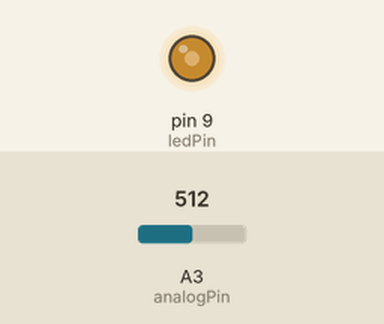
This sketch was run on a simulated Arduino Uno, built with avr-gcc and run on an emulated ATmega328P. On the bench: output pins drawn as LEDs (lit = HIGH). Inputs (shaded band) come from the test bench; at power-on: A3 (analogPin) = 512.

Above: at 1.2 s.
1.3 s: A3 (analogPin) set to 716
At 2.0 s:
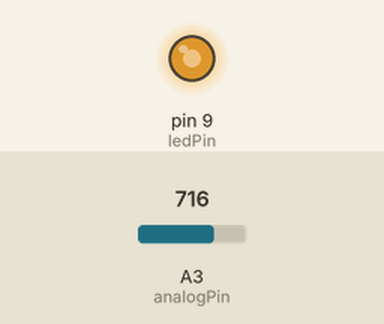
2.8 s: A3 (analogPin) set to 900
At 3.1 s:
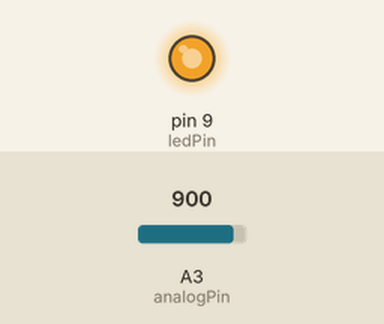
4.3 s: A3 (analogPin) set to 122
At 5.5 s:
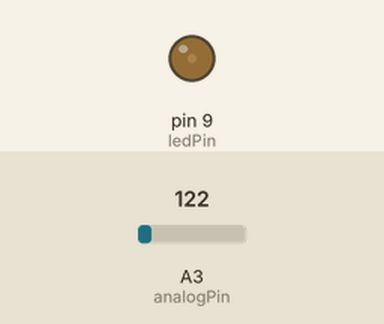
5.8 s: A3 (analogPin) set to 0
At 6.6 s:
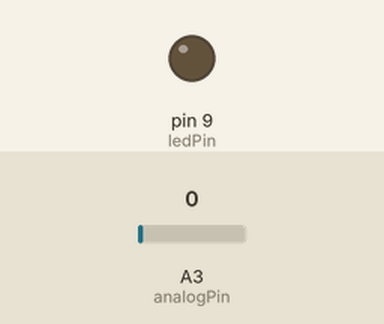
Timing chart, 0 to 8.3 s (numbered marks = the images above; inputs shaded):
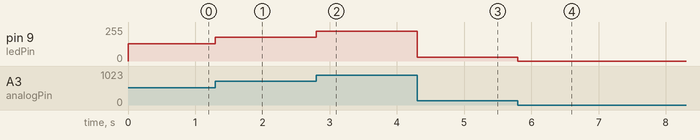

The sketch:

03.analogWrite__.ino
```cpp
int ledPin = 9;      // 変数"ledPin"にLEDを接続している9番ピンを割り当てる。
int analogPin = 3;   // 変数"analogPin"にボリューム抵抗を接続している3番ピンを接続する。
int val = 0;         // 読み込んだ値を保存するための変数"val"を0で初期化する。

void setup() {
    pinMode(ledPin, OUTPUT);  // 変数"ledPin"を出力として設定する。
}

void loop() {
    val = analogRead(analogPin);  // 変数"analogPin"の値を読み込んで変数"val"に代入する。
    analogWrite(ledPin, val / 4); // 変数"ledPin"に変数"val"の値を設定する。
                                  // この際、analogReadの値は0～1023だが、analogWriteの値は0～255のため、1/4倍する。
}
```

Measured:
- after the input at 1.3 s, pin 9 (ledPin): 128/255 → 179/255 at once
- after the input at 2.8 s, pin 9 (ledPin): 179/255 → 225/255 at once
- after the input at 4.3 s, pin 9 (ledPin): 225/255 → 30/255 at once
- after the input at 5.8 s, pin 9 (ledPin): 30/255 → 0/255 at once
